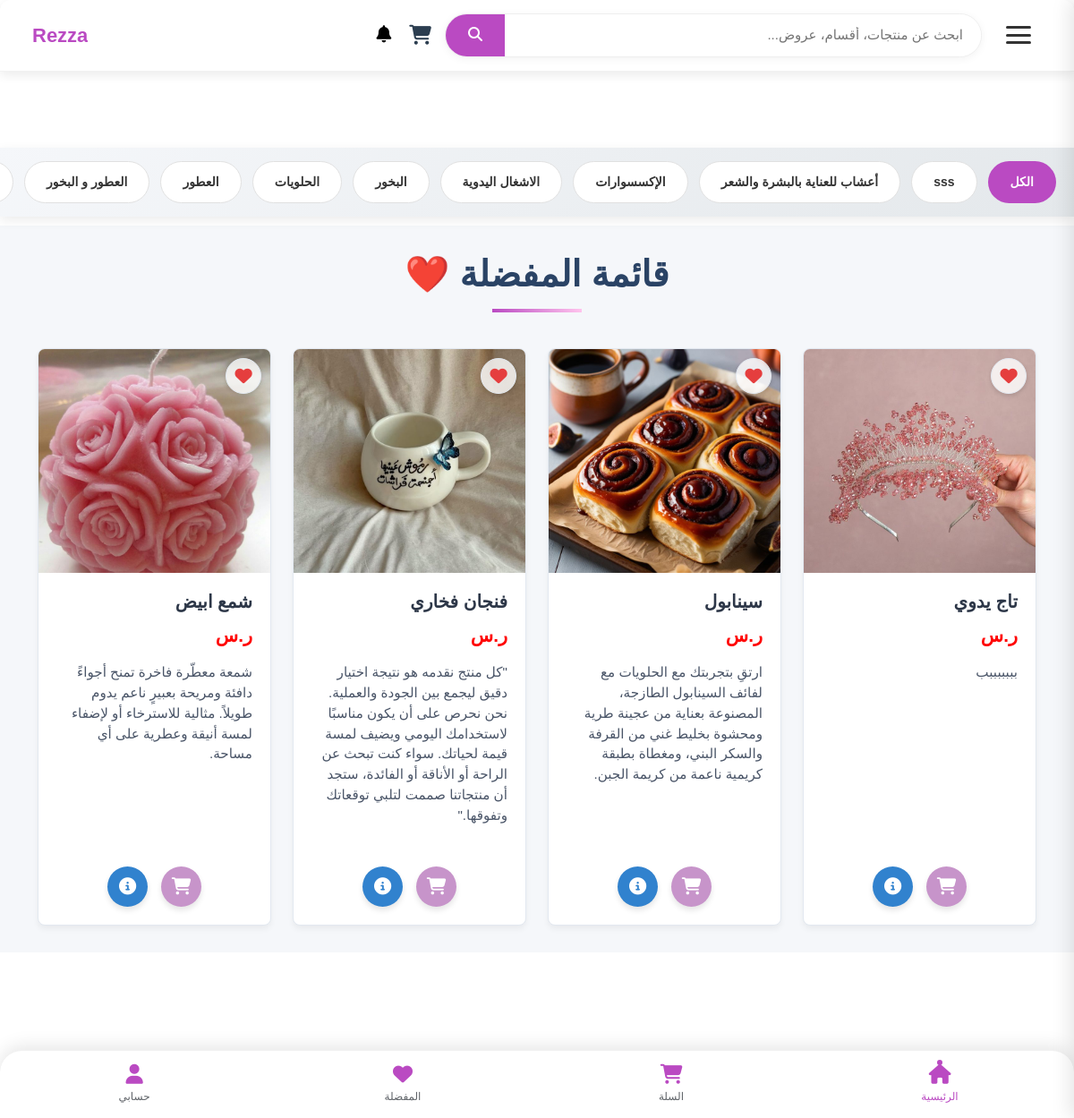
Page /wishlist (signed in) on the committed database.
### tables this page shows
CREATE TABLE category (
    id INTEGER PRIMARY KEY AUTOINCREMENT,
    name TEXT  NULL,
    parent_id INTEGER,
    image TEXT, is_active INTEGER DEFAULT 0, view_count INTEGER DEFAULT 0,
    FOREIGN KEY (parent_id) REFERENCES categories (id) ON DELETE SET NULL
);

CREATE TABLE product (
    id INTEGER PRIMARY KEY AUTOINCREMENT,
    name VARCHAR(255) NULL,
    image VARCHAR(500),
    description TEXT,
    category_id INTEGER NOT NULL,  -- القسم الفرعي
    seller_id INTEGER NOT NULL,  -- صاحب المنتج
    address_id INTEGER NULL,  -- عنوان صاحب المنتج
    price_id INTEGER,
    stock_id INTEGER,
    featured BOOLEAN DEFAULT 1,
    FOREIGN KEY (category_id) REFERENCES category(id),
    FOREIGN KEY (seller_id) REFERENCES sellers(id),
    FOREIGN KEY (address_id) REFERENCES seller_address(id),
    FOREIGN KEY (price_id) REFERENCES prices(id),
    FOREIGN KEY (stock_id) REFERENCES stock(id)
);

### user_routes.py (the view)
@user_bp.route('/wishlist')
def wishlist():
    user_id = request.cookies.get('user_auth') # 🟢 الحصول من الكوكي
    if not user_id:
        flash('يجب تسجيل الدخول لعرض المفضلة', 'warning')
        return redirect(url_for('user.login'))
    conn = get_db_connection()
    liked_products = conn.execute('''
        SELECT product.* FROM product
        JOIN likes ON product.id = likes.product_id
        WHERE likes.user_id = ?
    ''', (user_id,)).fetchall() # 🟢 استخدام user_id
    conn.close()
    return render_template('wishlist.html', products=liked_products)

### app.py (called while the page is built)
def get_db_connection():
    conn = sqlite3.connect('database/Eshop.db') # أو sqlite3.connect(app.config['DATABASE'])
    conn.row_factory = sqlite3.Row
    return conn

@app.context_processor
def inject_categories():
    conn = get_db_connection()
    cursor = conn.cursor()
    try:
        cursor.execute("""
            SELECT id, name, parent_id, image
            FROM category
            WHERE parent_id IS NULL
            ORDER BY name
        """)
        main_categories = cursor.fetchall()
        cursor.execute("SELECT id, name, parent_id, image FROM category ORDER BY name")
        all_categories = cursor.fetchall()
        return {
            'main_categories': main_categories,
            'all_categories': all_categories
        }
    finally:
        conn.close()

@app.context_processor
def inject_sellers():
    conn = get_db_connection()
    sellers = conn.execute('SELECT id, store_name FROM sellers').fetchall()
    conn.close()
    return dict(sellers=sellers)

@app.context_processor
def inject_notifications():
    notifications_data = {'unread_notifications_count': 0}
    if not has_request_context():
        return notifications_data
    try:
        user_id = request.cookies.get('user_auth')
        if user_id and user_id.isdigit():
            conn = get_db_connection()
            try:
                count = conn.execute(
                    "SELECT COUNT(*) FROM notifications WHERE user_id = ? AND is_read = 0",
                    (int(user_id),)
                ).fetchone()[0]
                notifications_data['unread_notifications_count'] = count
            except Exception as e:
                app.logger.error(f"Error fetching notifications: {e}")
            finally:
                conn.close()
    except Exception as e:
        app.logger.error(f"Error in notification processor: {e}")
    return notifications_data

### user_routes.py (called while the page is built)
def get_db_connection():
    conn = sqlite3.connect('database/Eshop.db')
    conn.row_factory = sqlite3.Row
    return conn

### templates/wishlist.html (shortened to what this page needs)
{% include 'header.html' %}
<div class="modern-products">
    <div class="container">
        <h1 class="modern-title">قائمة المفضلة ❤️</h1>
        <div class="row">
            {% if products %}
                {% for product in products %}
                <div class="col-6 col-md-6 col-lg-4 col-xl-3">
                    <div class="modern-card">
                        <div class="modern-img-container">
                                                <a href="{{ url_for('product.product_details', product_id=product.id) }}" class="modern-card-link">
                            <img src="{{ url_for('static', filename=product.image.replace('static/', '')) }}"
                            alt="{{ product.name }}" class="modern-img">
                        </div>
                        <div class="modern-card-body">
                            <h5 class="modern-product-title">{{ product.name }}</h5>
                            <button class="like-btn liked" data-product-id="{{ product.id }}">
                                <i class="fa fa-heart"></i>
                            </button>
                            <p class="modern-product-price">
                                ر.س {{ product.profit_price }}
                            </p>
                            <p class="modern-product-desc">{{ product.description }}</p>
                            <div class="modern-btn-group">
                                <form method="POST" action="{{ url_for('cart.add_to_cart', product_id=product.id) }}" class="d-inline">
                                    <button type="submit" class="modern-btn modern-btn-primary">
                                        <i class="fa fa-shopping-cart"></i>
                                    </button>
                                </form>
                                <a href="{{ url_for('product.product_details', product_id=product.id) }}"
                                   class="modern-btn modern-btn-secondary">
                                    <i class="fa fa-info-circle"></i>
                                </a>
                            </div>
                        </div>
                    </div>
                </div>
                {% endfor %}
            {% endif %}
        </div>
    </div>
</div>
{% include 'footer.html' %}

### templates/header.html (shortened to what this page needs)
<!DOCTYPE html>
<html lang="ar" dir="rtl">
<head>
    <link rel="stylesheet" href="{{ url_for('static', filename='style/css/nice-select.css') }}">
    <link rel="stylesheet" href="{{ url_for('static', filename='style/css/jquery-ui.min.css') }}">
    <link rel="stylesheet" href="{{ url_for('static', filename='style/css/owl.carousel.min.css') }}">
    <link rel="stylesheet" href="{{ url_for('static', filename='style/css/slicknav.min.css') }}">
    <link href="https://cdn.jsdelivr.net/npm/bootstrap@5.3.0/dist/css/bootstrap.min.css" rel="stylesheet">
    <link rel="stylesheet" href="https://cdnjs.cloudflare.com/ajax/libs/font-awesome/4.7.0/css/font-awesome.min.css">
    <link rel="stylesheet" href="{{ url_for('static', filename='style/css/index.css')}}">
    <link rel="stylesheet" href="{{ url_for('static', filename='style/css/header.css')}}">
    <link rel="stylesheet" href="{{ url_for('static', filename='style/css/shop_u.css')}}">
    <link rel="stylesheet" href="{{ url_for('static', filename='style/css/user.css')}}">
</head>
<body>
    <header class="premium-header">
        <button class="menu-toggle" id="menuToggle" aria-label="فتح القائمة">
            <div class="hamburger">
                <span class="bar"></span>
                <span class="bar"></span>
                <span class="bar"></span>
            </div>
        </button>
<div class="search-bar">
    <form class="search-form" action="{{ url_for('search_bp.search_products') }}" method="GET">
        <input type="text" class="search-input" placeholder="ابحث عن منتجات، أقسام، عروض..." name="q"
            id="search-input" autocomplete="off">
        <button type="submit" class="search-button">
            <i class="fas fa-search"></i>
        </button>
    </form>
</div>
        <div class="nav-tools">
            <a href="{{ url_for('cart.view_cart') }}" class="nav-icon">
                <i class="fas fa-shopping-cart"></i>
            </a>
        </div>
<a class="nav-link position-relative {% if unread_notifications_count > 0 %}has-notifications{% endif %}"
    href="{{ url_for('order.user_notifications') }}" id="navbarNotifications">
    <i class="fas fa-bell"></i>
</a>
        <a href="{{ url_for('product.index') }}" class="brand">
            <span class="brand-name">Rezza</span>
            </a>
    </header>
    <main class="main-content">
        </main>
{% if main_categories %}
{% if main_categories %}
<div class="category-scroll-navbar">
    <div class="category-links-container">
        <a href=""
        class="category-link">الكل</a>
        {% for category in main_categories %}
            {% set has_subcategories = category.subcategories|length > 0 if category.subcategories is defined else false %}
            {% if has_subcategories %}
                <a href="{{ url_for('product.show_subcategories', category_id=category.id) }}"
                   class="category-link has-subcategories">
                    {{ category.name }}
                </a>
            {% else %}
                <a href="{{ url_for('product.show_products_by_category', category_id=category.id) }}"
                   class="category-link">
                    {{ category.name }}
                </a>
            {% endif %}
        {% endfor %}
    </div>
</div>
{% endif %}
{% endif %}

### templates/footer.html (shortened to what this page needs)
<link rel="stylesheet" href="https://cdnjs.cloudflare.com/ajax/libs/font-awesome/6.4.0/css/all.min.css">
<div class="main-content">
<div class="modern-footer">
    <a href="{{ url_for('product.index') }}" class="footer-item active">
        <i class="fas fa-home footer-icon"></i>
        <span class="footer-label">الرئيسية</span>
    </a>
    <a href="{{ url_for('cart.view_cart') }}" class="footer-item">
        <i class="fas fa-shopping-cart footer-icon"></i>
        <span class="footer-label">السلة</span>
    </a>
    <a href="{{ url_for('user.wishlist') }}" class="footer-item">
        <i class="fas fa-heart footer-icon"></i>
        <span class="footer-label">المفضلة</span>
    </a>
    <a href="{{ url_for('user.profile') }}" class="footer-item">
        <i class="fas fa-user footer-icon"></i>
        <span class="footer-label">حسابي</span>
    </a>
</div>

### static/style/css/index.css (style rules this page uses)
:root { --primary-color: #ba4ac2; --secondary-color: #ffc4ed; --accent-color: #ba4ac2; --dark-color: #333; --light-color: #f8f9fa; --text-color: #333; --shadow: 0 4px 12px rgba(0,0,0,0.1); --transition: all 0.3s ease; --footer-bg: #ffffff; --footer-text: #5f6368; --active-color: var(--primary-color); --footer-shadow: 0 -4px 20px rgba(0,0,0,0.1); --success-color: #4cc9f0; --border-radius: 12px; --box-shadow: 0 10px 30px rgba(0, 0, 0, 0.1); }
* { margin: 0; padding: 0; box-sizing: border-box; font-family: 'Tajawal', sans-serif; }
body { background-color: #ffffff; color: var(--text-color); padding-bottom: 90px; }
a { text-decoration: none; color: inherit; transition: var(--transition); }
.main-content { padding: 15px; max-width: 1200px; margin: 0 auto; padding-bottom: 70px; }
.modern-footer { position: fixed; bottom: 0; left: 0; right: 0; background: var(--footer-bg); display: flex; justify-content: space-around; align-items: center; padding: 15px 0; box-shadow: var(--footer-shadow); z-index: 1000; border-radius: 25px 25px 0 0; border-top: 1px solid rgba(0,0,0,0.05); }
.footer-item { text-align: center; color: var(--footer-text); text-decoration: none; transition: var(--transition); position: relative; flex: 1; max-width: 25%; }
.footer-item.active { color: var(--active-color); }
.footer-icon { color:var(--primary-color); font-size: 22px; margin-bottom: 5px; transition: var(--transition); }
.footer-label { font-size: 12px; display: block; font-weight: 500; transition: var(--transition); }
.footer-item::before { content: ''; position: absolute; top: -10px; left: 50%; transform: translateX(-50%); width: 6px; height: 6px; background: var(--active-color); border-radius: 50%; opacity: 0; transition: all 0.3s ease; }
.footer-item.active::before { opacity: 1; top: -5px; }

### static/style/css/header.css (style rules this page uses)
:root { --primary: #ba4ac2; --primary-light: #c794ca; --secondary: #ff7f50; --dark: #2c3e50; --light: #f8f9fa; --text: #333; --text-light: #777; --shadow: 0 4px 12px rgba(0,0,0,0.08); --transition: all 0.3s cubic-bezier(0.25, 0.8, 0.25, 1); --background-light: #f8f9fa; --card-background: #fff; --unread-bg: #e9f5ff; --text-color: #212529; --promotion-color: #ffc107; --new-product-color: #17a2b8; --cancellation-color: #dc3545; }
* { margin: 0; padding: 0; box-sizing: border-box; font-family: 'Tajawal', sans-serif; }
body { background-color: #ffffff; color: var(--text); padding-top: 80px; }
a { text-decoration: none; color: inherit; transition: var(--transition); }
.nav-link { color: #000000; font-size: 1.2rem; transition: color 0.3s ease; }
.fa-bell { transition: transform 0.3s ease; }
.premium-header { position: fixed; top: 0; left: 0; right: 0; background: white; box-shadow: var(--shadow); z-index: 1000; display: flex; align-items: center; padding: 15px 5%; border-bottom: 1px solid rgba(0,0,0,0.05); }
.brand { display: flex; align-items: center; margin-right: auto; text-decoration: none; }
.brand-name { font-size: 22px; font-weight: 800; background: var(--primary); -webkit-background-clip: text; -webkit-text-fill-color: transparent; }
.search-bar { flex: 1; max-width: 600px; margin: 0 30px; position: relative; }
.search-form { display: flex; background: white; border-radius: 30px; overflow: hidden; box-shadow: 0 2px 10px rgba(0,0,0,0.05); border: 1px solid #eee; transition: var(--transition); }
.search-input { flex: 1; border: none; padding: 12px 20px; font-size: 15px; color: var(--text); }
.search-button { background: var(--primary); color: white; border: none; padding: 0 25px; cursor: pointer; transition: var(--transition); }
.nav-tools { display: flex; align-items: center; gap: 20px; }
.nav-icon { position: relative; color: var(--dark); transition: var(--transition); font-size: 22px; margin-left: 20px; }
@media (max-width: 1200px) { .premium-header { padding: 15px 3%; } }
@media (max-width: 1200px) { .search-bar { margin: 0 15px; } }
.menu-toggle { background: transparent; border: none; padding: 12px; cursor: pointer; z-index: 1000; transition: all 0.4s ease; outline: none; }
.hamburger { display: flex; flex-direction: column; justify-content: space-between; width: 28px; height: 20px; position: relative; transition: all 0.4s ease; }
.bar { height: 3px; width: 100%; background: #333; border-radius: 3px; transition: all 0.4s cubic-bezier(0.175, 0.885, 0.32, 1.275); transform-origin: center; }

### rows in the picture
category: name "sss"
category: name "أعشاب للعناية بالبشرة والشعر"
category: name "الإكسسوارات"
category: name "الاشغال اليدوية"
category: name "البخور"
category: name "الحلويات"
category: name "العطور"
category: name "العطور و البخور"
product: image (picture), name "تاج يدوي", description "بببببببب"
product: image (picture), name "سينابول", description "ارتقِ بتجربتك مع الحلويات مع لفائف السينابول الطازجة، المصنوعة بعناية من عجينة طرية ومحشوة بخليط غني من القرفة والسكر البني، ومغطاة بطبقة كريمية ناعمة من كريمة الجبن."
product: image (picture), name "فنجان فخاري", description "\"كل منتج نقدمه هو نتيجة اختيار دقيق ليجمع بين الجودة والعملية. نحن نحرص على أن يكون مناسبًا لاستخدامك اليومي ويضيف لمسة قيمة لحياتك. سواء كنت تبحث عن الراحة أو الأناقة أو الفائدة، ستجد أن منتجاتنا صممت لتلبي توقعاتك وتفوقها.\""
product: image (picture), name "شمع ابيض", description "شمعة معطّرة فاخرة تمنح أجواءً دافئة ومريحة بعبيرٍ ناعم يدوم طويلاً. مثالية للاسترخاء أو لإضفاء لمسة أنيقة وعطرية على أي مساحة."
